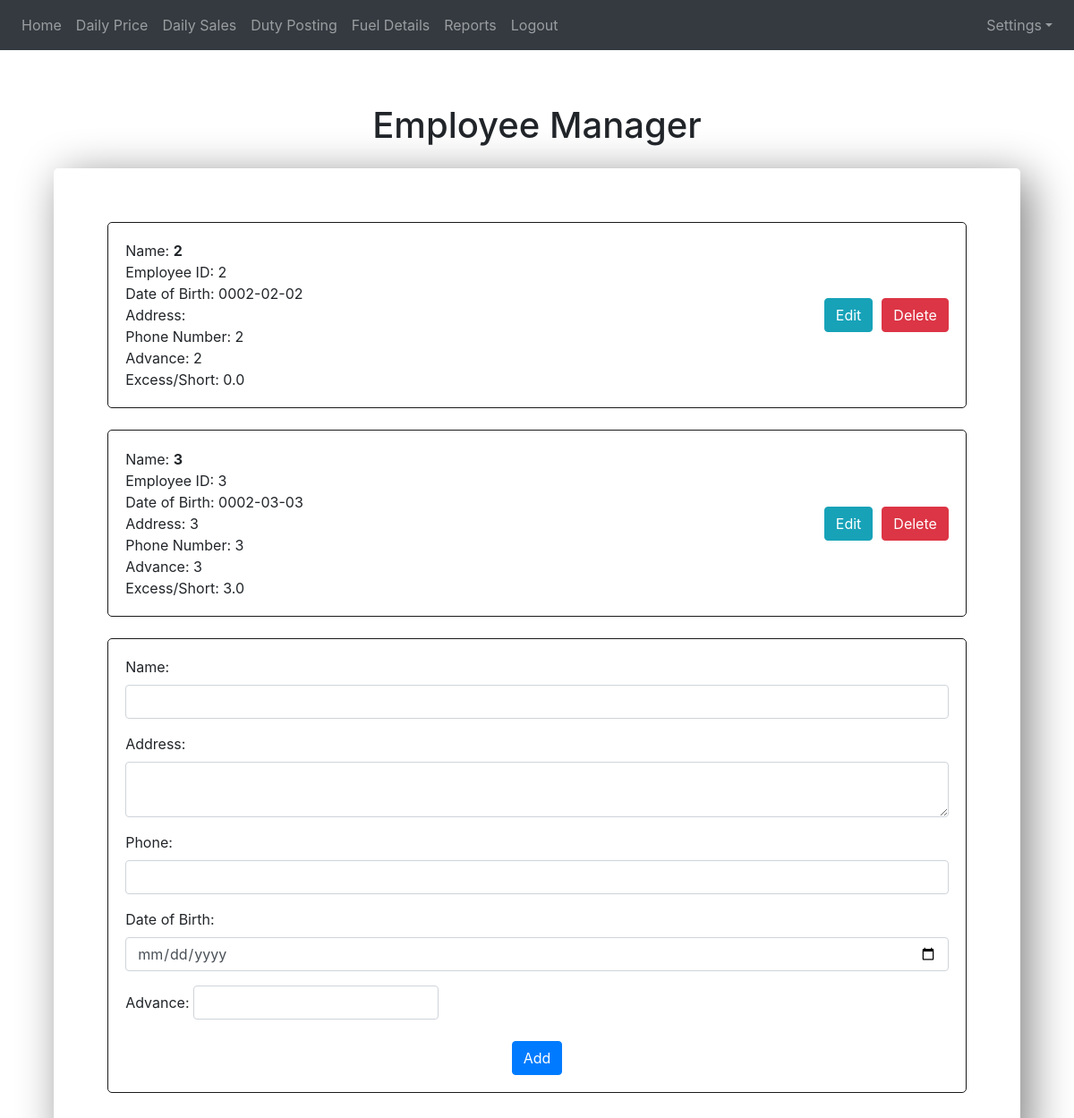
The page /employeemanager (signed in) on the database as committed earlier.
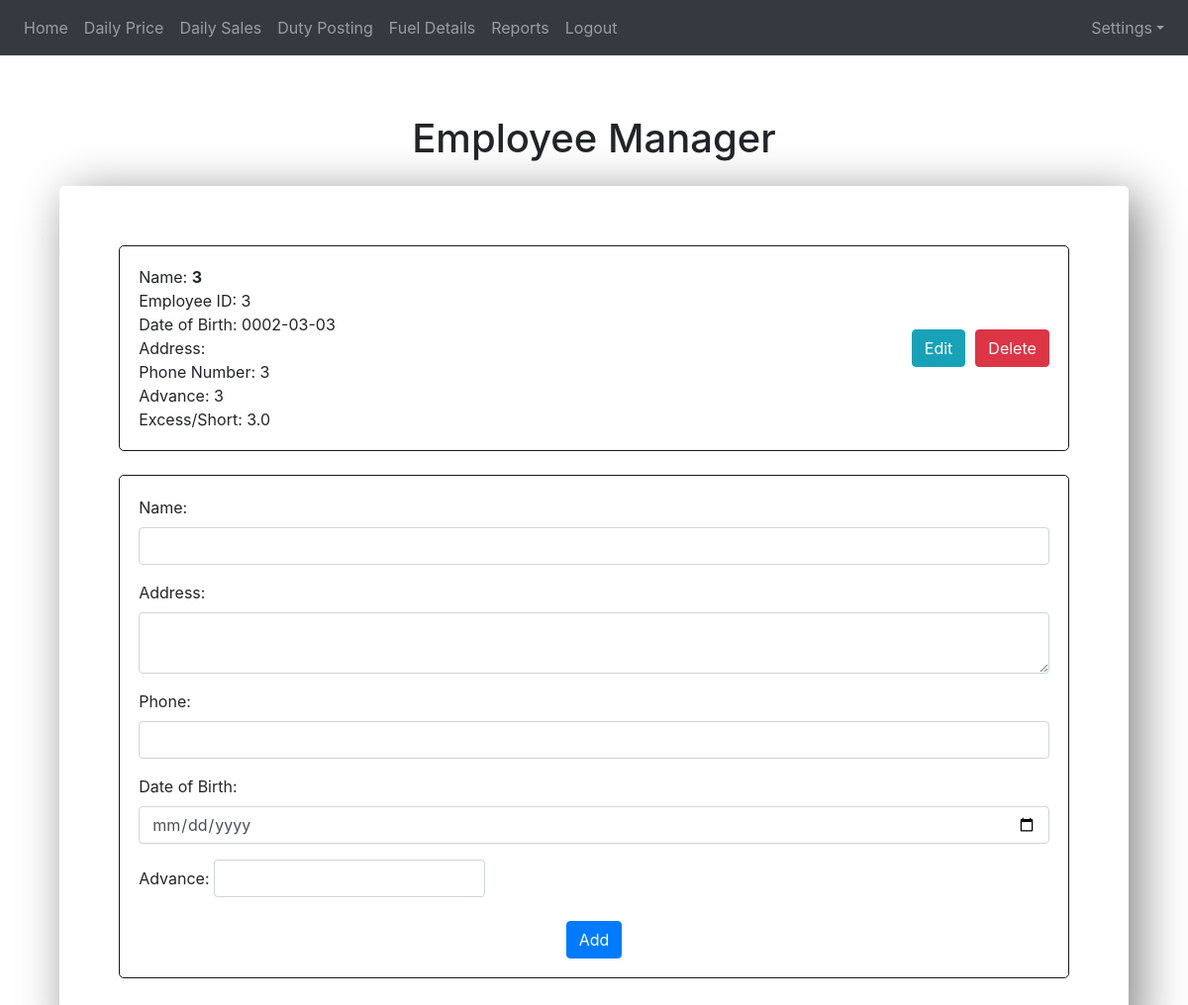
The same page on the database as committed later.
### website/models.py (models this page shows)
class employee(db.Model):
    emp_id = db.Column(db.Integer, primary_key = True)
    name = db.Column(db.String(150))
    dob = db.Column(db.Date)
    address = db.Column(db.String(150))
    phone = db.Column(db.String(150))
    emp_id_sales = db.relationship('sales')
    emp_id_duty = db.relationship('duty_posting')
    excess_short = db.Column(db.Float)
    advance = db.Column(db.Integer)

### website/views.py (the view, shortened to what this page needs)
@views.route('/employeemanager', methods=['GET','POST'])
@login_required
def employeemanager():
    emp_id = request.form.get("emp_id")
    name = request.form.get("name")
    dob = request.form.get("dob")
    address = request.form.get("address")
    phone = request.form.get("phone")
    advance = request.form.get("advance")
    excess_short = request.form.get("excess_short")
    check = db.session.query(employee).filter(employee.emp_id==emp_id).first()
    employees = employee.query.all()
    return render_template("employeemanager.html", user=current_user, employees = employees, check = check)

### website/templates/employeemanager.html (shortened to what this page needs)
{% extends 'base.html' %}
{% block content %}
<h1 align="center" style="margin-top: 5%;">Employee Manager</h1>
<div
  style="margin: 5%; margin-top: 2%; border: black 2px; padding: 5%; border-radius: 5px; box-shadow: 10px 10px 50px grey">
  {% for employee in employees %}
  <div style="border: solid rgb(27, 26, 26) 1px; border-radius: 5px; padding: 2%;">
    <div style="display: flex; align-items: center; justify-content: space-between;">
      <div style="flex: 1;">
        <div>Name: <b>{{ employee.name }}</b></div>
        <div>Employee ID: {{ employee.emp_id }}</div>
        <div>Date of Birth: {{ employee.dob }}</div>
        <div>Address: {{ employee.address }}</div>
        <div>Phone Number: {{ employee.phone }}</div>
        <div>Advance: {{ employee.advance }}</div>
        <div>Excess/Short: {{ employee.excess_short }}</div>
      </div>
      <form action="{{ url_for('views.edit_employee', id=employee.emp_id) }}" method="post">
        <a href="#form">
          <button type="submit" class="btn btn-info" style="margin-right: 10px;">Edit</button>
        </a>
      </form>
      <form action="{{ url_for('views.delete_employee', id=employee.emp_id) }}" method="post">
        <button type="submit" class="btn btn-danger">Delete</button>
      </form>
    </div>
  </div>
  <br>
  {% endfor %}
  <div style="border: solid rgb(27, 26, 26) 1px; border-radius: 5px; padding: 2%;">
    <form action="{{ url_for('views.employeemanager') }}" method="POST" id="form">
      <div class="form-group">
        <label for="name">Name:</label>
        <input type="text" class="form-control" id="name" name="name" value="{{check.name}}">
      </div>
      <div class="form-group">
        <label for="address">Address:</label>
        <textarea class="form-control" id="address" name="address" value="{{check.address}}"></textarea>
      </div>
      <div class="form-group">
        <label for="phone">Phone:</label>
        <input type="text" class="form-control" id="phone" name="phone" value="{{check.phone}}">
      </div>
      <div class="form-group">
        <label for="dob">Date of Birth:</label>
        <input type="date" class="form-control" id="dob" name="dob" value="{{check.dob}}">
      </div>
      <div class="form-inline">
        <label for="advance">Advance:&nbsp;</label>
        <input type="text" class="form-control" id="advance" name="advance" value="{{check.advance}}">
      </div>
      <br>
      <div align="center">
        <button type="submit" class="btn btn-primary">Add</button>
      </div>
    </form>
  </div>
</div>
{% endblock %}

Rows that differ between the two databases and show on the page:
removed employee: name "2", emp_id "2", dob "0002-02-02", phone "2", advance "2", excess_short "0.0"
changed employee id 3: address "3" → (not shown)
